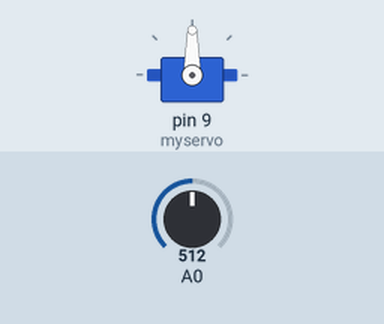
Recording of a sketch running on a simulated Arduino Uno, built with avr-gcc and run on an emulated ATmega328P. Parts: servo. The inputs (shaded band) are chosen by the test bench; at power-on: A0 = 512.

Above: at 1.2 s.
1.3 s: A0 set to 716
At 2.5 s:
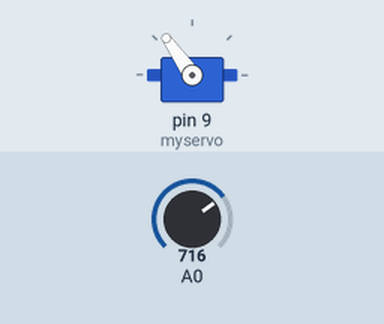
2.8 s: A0 set to 900
At 3.4 s:
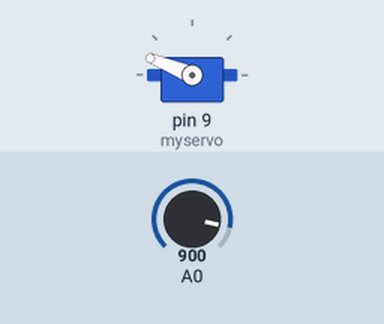
4.3 s: A0 set to 1023
At 4.8 s:
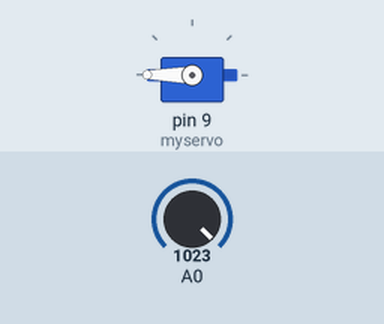
5.8 s: A0 set to 306
At 6.9 s:
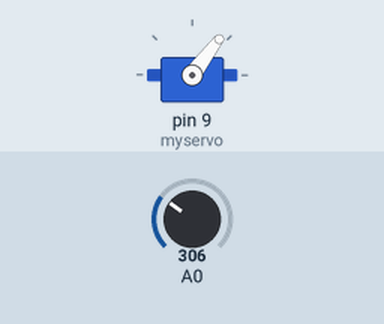
7.3 s: A0 set to 122
At 8.3 s:
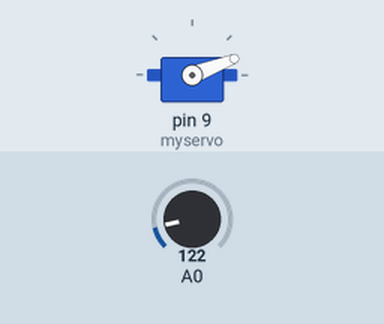
Timing chart, 0 to 9.8 s (numbered marks = the images above; inputs shaded):
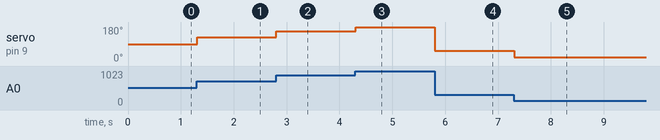

The sketch:

servo2.ino
```cpp
#include <Servo.h>

Servo myservo;

void setup(){
  myservo.attach(9);
}

void loop(){
 int i = map(analogRead(A0),0,1023,0,180);
 myservo.write(i);
 delay(15);
}
```

Measured:
- after the input at 1.3 s, servo on pin 9 (myservo): 90° → 125° at once
- after the input at 2.8 s, servo on pin 9 (myservo): 125° → 158° at once
- after the input at 4.3 s, servo on pin 9 (myservo): 158° → 180° at once
- after the input at 5.8 s, servo on pin 9 (myservo): 180° → 53° at once
- after the input at 7.3 s, servo on pin 9 (myservo): 53° → 21° at once
